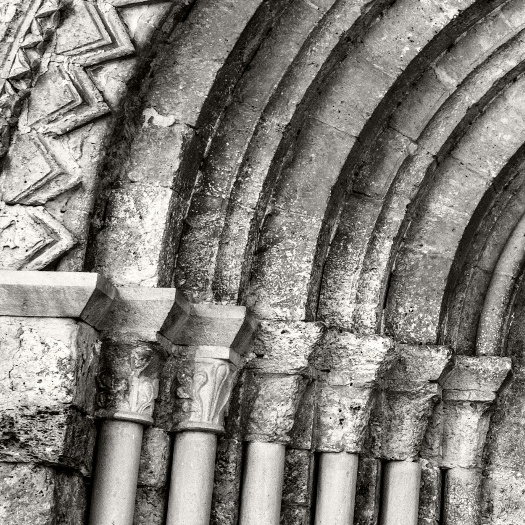
#> input picture samples/sample_images/im1.jpg, 525 x 525 px
$ python run_img2img_transform.py
#> lines starting #> are read from the running program, lines starting #| are printed output that depends on the picture; after the words box and inside, x2 and y2 are one past the last pixel; in counts of white or black regions, pixels touching at a corner belong together
### samples_img2img_tranformation/Abrikosov_Vortex_Flux_Pinning_and_Depinning/generate.py
import numpy as np
from scipy.ndimage import convolve

def transform(start_map, end_map, params=None, numsteps=10):
    """
    Abrikosov Vortex Flux Pinning and Depinning image transformation.

    Models the penetration of an external magnetic field (end_map) into a
    Type-II superconductor (start_map). A pinning landscape is derived from
    start_map depth (darkness) and roughness (local 3x3 std). Vortices enter
    preferentially at pinning sites, accumulate, and trigger local collapse
    cascades when the critical density is exceeded. Periodic boundaries are
    used throughout.

    Returns a list of length numsteps+1, where index 0 is start_map and
    index numsteps is end_map.
    """
    if params is None:
        params = {}

    # Physics parameters
    entry_scale        = float(params.get('entry_scale',        0.25))
    collapse_threshold = float(params.get('collapse_threshold', 0.55))
    cascade_threshold  = float(params.get('cascade_threshold',  0.32))
    vortex_rate        = float(params.get('vortex_rate',        0.35))
    applied_exponent   = float(params.get('applied_exponent',   2.0))
    roughness_weight   = float(params.get('roughness_weight',   1.0))
    noise_level        = float(params.get('noise_level',        0.03))
    cascade_iterations = int(  params.get('cascade_iterations', 2))
    global_critical    = float(params.get('global_critical',    0.88))

    A = start_map.astype(np.float32) / 255.0
    B = end_map.astype(np.float32)   / 255.0

    if A.shape != B.shape:
        raise ValueError("start_map and end_map must have identical shapes")

    # Ensure channel dimension exists
    if A.ndim == 2:
        A = A[..., np.newaxis]
        B = B[..., np.newaxis]

    h, w, ch = A.shape

    # --------------------------
    # Build pinning landscape U
    # --------------------------
    if ch > 1:
        Ag = A.mean(axis=2)
    else:
        Ag = A[..., 0]

    # Depth: dark regions interpreted as deeper crevices -> stronger pinning
    D = 1.0 - Ag

    # Roughness: local std in 3x3 neighborhood under periodic boundaries
    shifts = [(-1,-1), (-1,0), (-1,1),
              (0,-1),  (0,0),  (0,1),
              (1,-1),  (1,0),  (1,1)]
    sum_g  = np.zeros_like(Ag)
    sum_g2 = np.zeros_like(Ag)
    for dy, dx in shifts:
        rolled = np.roll(np.roll(Ag, dy, axis=0), dx, axis=1)
        sum_g  += rolled
        sum_g2 += rolled * rolled
    mean_g = sum_g / 9.0
    var_g  = np.maximum(sum_g2 / 9.0 - mean_g**2, 0.0)
    R = np.sqrt(var_g)

    # Combine and normalize to [0,1]
    U_raw = D + roughness_weight * R
    U = (U_raw - U_raw.min()) / (U_raw.max() - U_raw.min() + 1e-8)

    # State fields
    f = np.zeros((h, w), dtype=np.float32)   # vortex density / normal fraction
    c = np.zeros((h, w), dtype=bool)         # collapsed to normal state
    kernel_3x3 = np.ones((3,3), dtype=np.float32) / 9.0

    out_maps = []

    for step in range(numsteps + 1):
        t = step / numsteps if numsteps > 0 else 1.0
        h_field = np.power(t, applied_exponent)

        # Local entry barrier: strong pinning (high U) -> lower barrier
        h_th = entry_scale * (1.0 - U)

        # Normalized excess field [0,1]
        drive = np.maximum(0.0, h_field - h_th) / np.maximum(1.0 - h_th, 1e-8)
        drive = np.clip(drive, 0.0, 1.0)

        # Target vortex density: capacity higher at pinning sites, but all sites
        # saturate toward normal state as drive -> 1
        capacity = 0.2 + 0.8 * U
        f_eq = (1.0 - np.exp(-5.0 * drive)) * capacity

        # Above global critical field Hc2-like, even smooth regions surrender
        if h_field > global_critical:
            global_fill = (h_field - global_critical) / max(1.0 - global_critical, 1e-8)
            f_eq = np.maximum(f_eq, global_fill)

        f_eq = np.clip(f_eq, 0.0, 1.0)

        if noise_level > 0:
            noise = np.random.normal(0.0, noise_level, size=(h, w))
            f_eq = np.clip(f_eq + noise, 0.0, 1.0)

        # Vortex density evolves toward equilibrium in still-superconducting regions
        active = ~c
        f[active] = f[active] + vortex_rate * (f_eq[active] - f[active])
        f[c] = 1.0
        f = np.clip(f, 0.0, 1.0)

        # Depinning collapse: local density exceeds critical current threshold
        new_collapse = active & (f > collapse_threshold)
        if np.any(new_collapse):
            c[new_collapse] = True
            # Cascade outward: collapsed regions weaken neighbors and snap them
            c_float = c.astype(np.float32)
            for _ in range(cascade_iterations):
                neighbor_c = convolve(c_float, kernel_3x3, mode='wrap')
                cascade_mask = (~c) & (neighbor_c > cascade_threshold) & (f > 0.03)
                if not np.any(cascade_mask):
                    break
                c[cascade_mask] = True
                c_float = c.astype(np.float32)

        # Compose final mixed map
        if step == 0:
            alpha = np.zeros((h, w, 1), dtype=np.float32)
        elif step == numsteps:
            alpha = np.ones((h, w, 1), dtype=np.float32)
        else:
            alpha = f[..., np.newaxis]
            alpha[c, 0] = 1.0

        M = (1.0 - alpha) * A + alpha * B
        M = np.clip(M * 255.0, 0, 255).astype(np.uint8)
        out_maps.append(M)

    return out_maps

### run_img2img_transform.py
"""Run and test generated image-to-image transformation modules (or pbr to pbr trasformation, could work with any set of maps).

Generated transformation folders are expected to contain a ``generate.py`` file
with a ``transform(start_map, end_map, numsteps=...)`` function. This runner
loads that module, applies it to either RGB images or packed PBR texture maps,
and writes the resulting transformation sequence to disk for inspection.
"""

import numpy as np
import os
import cv2
import re

import json
from pathlib import Path
import random


# Common aliases used to identify PBR texture maps before standardizing names.
NORMAL_MAP_NAMES = [
    "normal",
    "normalmap",
    "normal_map",
    "normal-map",
    "norm",
    "normals",
    "Normal",
    "NormalMap",
    "Normal_Map",
    "NORMAL",
    "NORM"]

HEIGHT_MAP_NAMES = [
    "height",
    "heightmap",
    "height_map",
    "height-map",
    "displ",
    "displacement",
    "displacementmap",
    "displacement_map",
    "dispmap",
    "depth",
    "depthmap",
    "depth_map",
    "elevation",
    "bump",
    "bumpmap",
    "bump_map",
    "Height",
    "HeightMap",
    "HEIGHT",
    "Displacement",
    "Bump",
    "Depth"]

AO_MAP_NAMES = [
    "ao",
    "ambientocclusion",
    "ambient_occlusion",
    "ambient-occlusion",
    "occlusion",
    "occlusionmap",
    "occlusion_map",
    "ao_map",
    "aomap",
    "occ",
    "AO",
    "AmbientOcclusion",
    "Ambient_Occlusion",
    "Occlusion",
    "OCC",
    # Common suffixes
    "_ao",
    "_aomap",
    "_ao_map",
    "_ambientocclusion",
    "_ambient_occlusion",
    "_occlusion",
    "_occlusionmap",
    "_occlusion_map"]


BLENDER_PRINCIPLED_DEFAULTS = {
    "BaseColor":        (204, 204, 204),   # 0.8,0.8,0.8
    "Roughness":        128,               # 0.5
    "Metallic":         0,                 # 0.0
    "Transmission":     0,                 # 0.0
    "Emission":         (0, 0, 0),         # black
    "Normal":           (128, 128, 255),   # flat normal (implicit)
    "AmbientOcclusion": 255,               # no AO (not a Principled input)
    "Specular":         128,               # 0.5 (older Blender) / IOR Level 0.5 in newer Blender
 }
def remove_reductant_map(dc):
    """Remove maps that can be regenerated from a height/displacement map."""
    height=False
    for ky in dc:
        for nm in HEIGHT_MAP_NAMES:
            if nm.lower() in ky.lower():
                height = True
    #-------------------Remove reductran map-----------------------------
    new_maps={}
    for ky in dc:
        add=True
        if height:
            for nm in AO_MAP_NAMES+NORMAL_MAP_NAMES:
                if nm.lower() in ky.lower():
                    add = False
        if add:
            new_maps[ky]=dc[ky]
    return new_maps

def transform(import_path, start_map, end_map,numsteps=-1):
    """Import a generated transformation module and run its transform function."""
    import os, sys

    # Remove cached module so the new path is actually used
    if 'generate' in sys.modules:
        del sys.modules['generate']

    # Remove any previously inserted paths to avoid accumulation
    sys.path = [p for p in sys.path if p != os.path.abspath(import_path)]

    sys.path.insert(0, os.path.abspath(import_path))
    import generate
    if numsteps >0:
           list_trans = generate.transform(start_map, end_map,numsteps=numsteps)
    else:
        list_trans = generate.transform(start_map, end_map)
    return list_trans
###############################################################################

def load_pbr_dir(indir):
    """Load image files from a PBR directory into a name->image dictionary."""
    maps = {}
    if not os.path.isdir(indir):
         print(indir + " is not a directory.")
         exit(0)
    for fl in os.listdir(indir):
        if  os.path.splitext(fl)[1].lower() in {".jpg", ".jpeg", ".png", ".bmp", ".tif"}:
            maps[os.path.splitext(os.path.basename(fl))[0]] = cv2.imread(os.path.join(indir,fl))
    return maps
###################Normalize pbr#####################################################################################################################


def standardize_pbr_texture_dict(texture_dict):
    """
    Rename keys (paths/filenames) in a texture dictionary to standard PBR names.

    Args:
        texture_dict (dict):
            {
                "/path/to/wood_albedo.jpg": image,
                "/path/to/wood_roughness.exr": image,
                ...
            }

    Returns:
        dict:
            {
                "BaseColor": image,
                "Roughness": image,
                ...
            }

    Removes ``Normal`` if ``Height`` exists, because a normal map can be
    regenerated from height in downstream tooling.
    """

    texture_patterns = {
        "BaseColor": [
            "basecolor", "base_color", "albedo", "diffuse",
            "color", "colour", "col", "diff"
        ],

        "Roughness": [
            "roughness", "rough", "rgh"
        ],

        "Metallic": [
            "metallic", "metalness", "metal", "mtl"
        ],

        "Height": [
            "height", "displacement", "disp", "depth", "bump"
        ],

        "Transmission": [
            "transmission", "transparency", "opacity", "alpha"
        ],

        "Emission": [
            "emission", "emissive", "emit", "glow"
        ],

        "Normal": [
            "normal", "normalmap", "norm", "nrm", "nor"
        ],

        "AmbientOcclusion": [
            "ambientocclusion", "ambient_occlusion",
            "ao", "occlusion"
        ],

        "Specular": [
            "specular", "spec", "reflection", "refl"
        ]
    }

    out = {}
    has_height = False

    for filepath, image in texture_dict.items():
        filename = os.path.basename(filepath).lower()
        matched = False

        for canonical_name, aliases in texture_patterns.items():
            for alias in aliases:
                if re.search(
                    rf'(^|[_\-\s]){re.escape(alias)}([_\-\s.]|$)',
                    filename
                ):
                    out[canonical_name] = image
                    matched = True

                    if canonical_name == "Height":
                        has_height = True

                    break

            if matched:
                break

        # Keep unknown maps unchanged
        if not matched:
            out[os.path.basename(filepath)] = image

    # Remove normal map if height exists
    if has_height:
        out.pop("Normal", None)
    # Keep only known PBR channels after canonicalization.
    ky_to_del = []
    for ky in out.keys():
        if ky not in list(texture_patterns.keys()):
            ky_to_del.append(ky)
    for ky in ky_to_del:
        out.pop(ky, None)
    return out


# [128 lines left out: functions sync_pbrs, dict_to_multichannel, multichannel_to_dict, not called in this run]
###########################################################################################################################
def run_transformation_on_pbrs(transformation_dir,pbr1,pbr2,outdir,numsteps=-1):
    """Run one generated image-to-image transform on two PBR material folders."""
    if not os.path.exists(outdir): os.makedirs(outdir)
    pbr1 = load_pbr_dir(pbr1)
    pbr1 = remove_reductant_map(pbr1)
    pbr1 = standardize_pbr_texture_dict(pbr1)

    pbr2 = load_pbr_dir(pbr2)
    pbr2 = remove_reductant_map(pbr2)
    pbr2 = standardize_pbr_texture_dict(pbr2)

    pbr1, pbr2 = sync_pbrs(pbr1, pbr2)
    stacked1, mapping = dict_to_multichannel(pbr1)
    stacked2, mapping = dict_to_multichannel(pbr2, mapping)
    list_trans = transform(transformation_dir, stacked1, stacked2,numsteps)

    for ky, pbr_map in pbr1.items():
        path = os.path.join(outdir, ky)
        if not os.path.exists(path): os.makedirs(path)
        cv2.imwrite(os.path.join(path, "start.jpg"), pbr1[ky])
        cv2.imwrite(os.path.join(path, "end.jpg"), pbr2[ky])

    for i in range(len(list_trans)):
        pbrt = multichannel_to_dict(list_trans[i], mapping)

        for ky in pbr1.keys():
            path = os.path.join(outdir, ky)
            cv2.imwrite(os.path.join(path, str(i) + ".jpg"), pbrt[ky])
####################################################################################################################################
def run_transformation_image(rgb1,rgb2,outdir,transformation_dir,numsteps=-1):
    """Run one generated image-to-image transform on two RGB image files transforming one to the other."""
#> called with rgb1 = 'samples/sample_images/im1.jpg', rgb2 = 'samples/sample_images/im2.jpg', outdir = 'output_image2image_transformation/', numsteps = 12
    if not os.path.exists(outdir): os.makedirs(outdir)
    im1 = cv2.imread(rgb1)
#> im1 is the input picture: shape (525, 525, 3); mean B, G, R 122.8, 127.7, 130.7
    im2 = cv2.imread(rgb2)
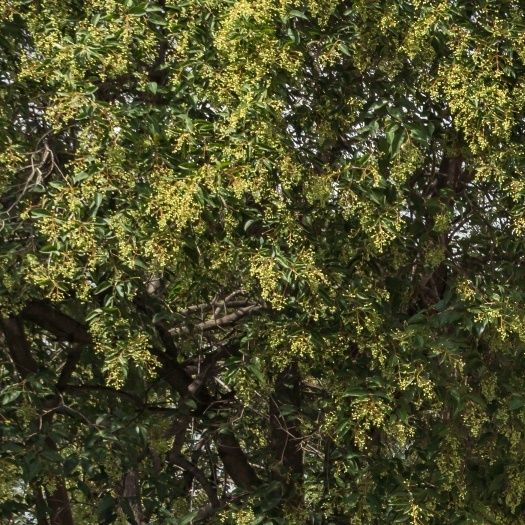
#> input picture samples/sample_images/im2.jpg, 525 x 525 px
#> im2 is the input picture: shape (525, 525, 3); mean B, G, R 40.4, 74.4, 73.9
    if im1 is None:
        raise FileNotFoundError(f"Could not read start image: {rgb1}")
    if im2 is None:
        raise FileNotFoundError(f"Could not read end image: {rgb2}")
    im2 = cv2.resize(im2, [im1.shape[1], im1.shape[0]])
    list_trans = transform(transformation_dir, im1, im2,numsteps)
#> after the loop in transform, `for dy, dx in shifts:`:
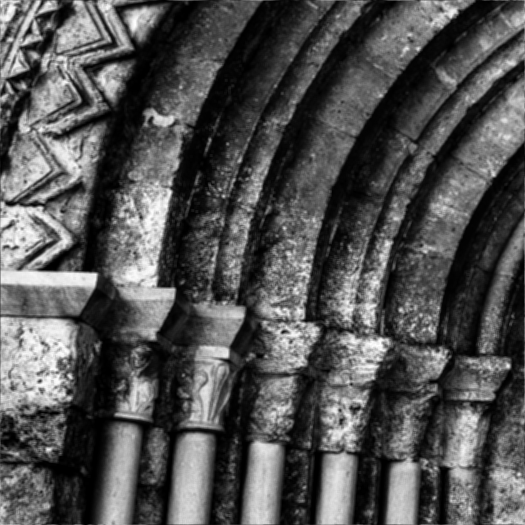
#> sum_g2: shape (525, 525) float32; min 0.000111, max 8.75, mean 2.84; drawn with min black and max white
#> the loop in transform, `for step in range(numsteps + 1):` made 13 passes
#> pass 1, in transform, `capacity = 0.2 + 0.8 * U`:
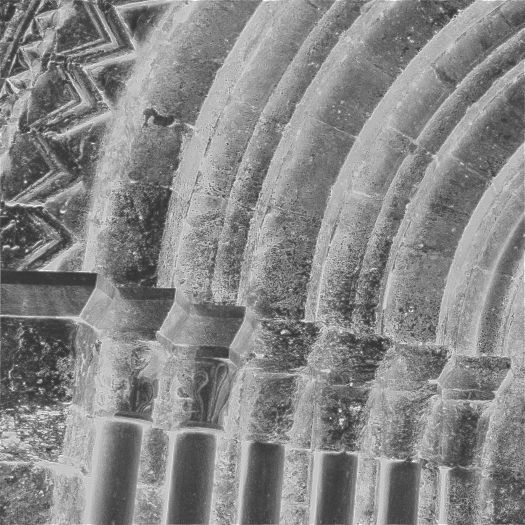
#> capacity: shape (525, 525) float32; min 0.2, max 1, mean 0.534
#> pass 1, in transform, `f_eq = np.clip(f_eq + noise, 0.0, 1.0)`:
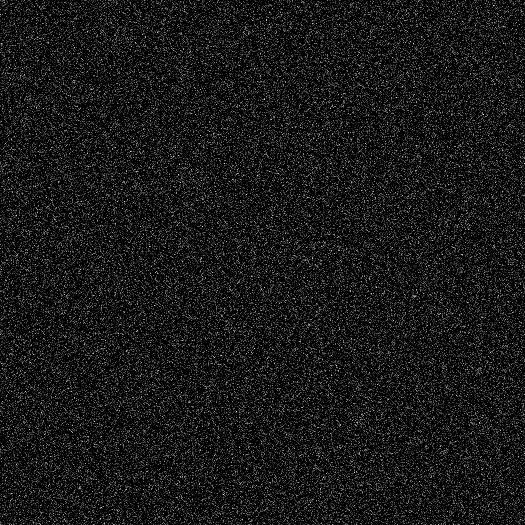
#> f_eq: shape (525, 525) float64; min 0, max 0.129, mean 0.012; drawn with min black and max white
#> after the loop in transform, `for step in range(numsteps + 1):`: alpha: shape (525, 525, 1) float32; every value is 1
#> after the loop in transform, `for step in range(numsteps + 1):`:
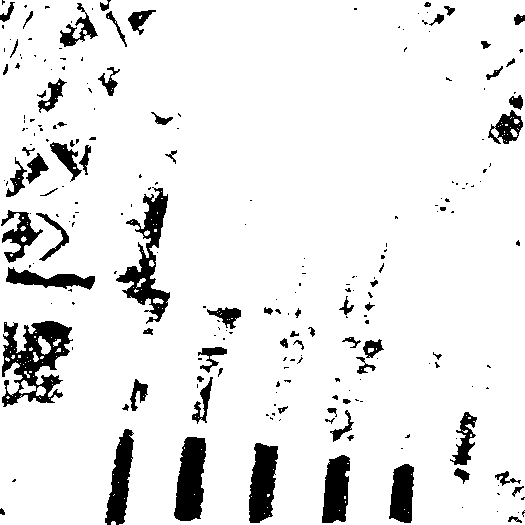
#> c: shape (525, 525) bool; 91.2% white; 231 black regions (157 under 20 px), largest, box (x1, y1, x2, y2) and area: (2, 321, 73, 407) 3052, (116, 187, 170, 324) 2421, (174, 437, 206, 521) 2005
#> after the loop in transform, `for step in range(numsteps + 1):`:
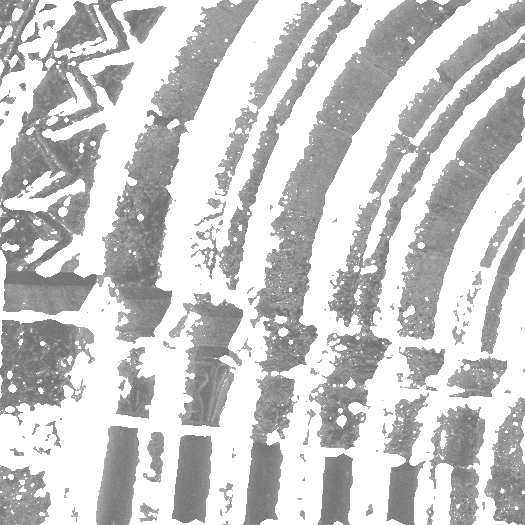
#> f: shape (525, 525) float32; min 0.418, max 1, mean 0.788
#> after the loop in transform, `for step in range(numsteps + 1):`: out_maps = 13 items
#> list_trans = 13 items

    cv2.imwrite(os.path.join(outdir, "start.jpg"), im1)
    cv2.imwrite(os.path.join(outdir, "end.jpg"), im2)

    for i in range(len(list_trans)):
        cv2.imwrite(os.path.join(outdir, str(i) + ".jpg"), list_trans[i])
#> this loop made 13 passes
#############################################################################################################################################
# [156 lines left out: functions run_test, fix_trans_dir, get_PBRS_list_emergent_texture, get_PBRS_list_vastexture, run_all_transformation_PBRS, run_all_transformation_images, not called in this run]


###########################################################################################################################
if __name__  == "__main__":
    #-----------Run single image to image transformation-----------------------------------------------
    transformation_dir = "samples_img2img_tranformation/Aeolian_Landform_Sculpting__Wind_Deflation_and_Loess_Mantling"
    rgb1 = "samples/sample_images/im1.jpg"
    rgb2 = "samples/sample_images/im2.jpg"
    outdir = "output_image2image_transformation/"
    run_transformation_image(rgb1, rgb2, outdir, transformation_dir,numsteps=12)
    #--------------Run PBR to PBR transformation----------------------------------------------------
    pbr_path1 =  "samples/sample_pbrs/pbr1"
    pbr_path2 =  "samples/sample_pbrs/pbr2"
    trans_dir = "samples_img2img_tranformation/Biofilm_Quorum_Sensing_Colonization_and_Dispersal_Morph"
    outdir = "output_pbr2pbr_transformation/"
    run_transformation_on_pbrs(trans_dir, pbr_path1, pbr_path2, outdir,numsteps=12)
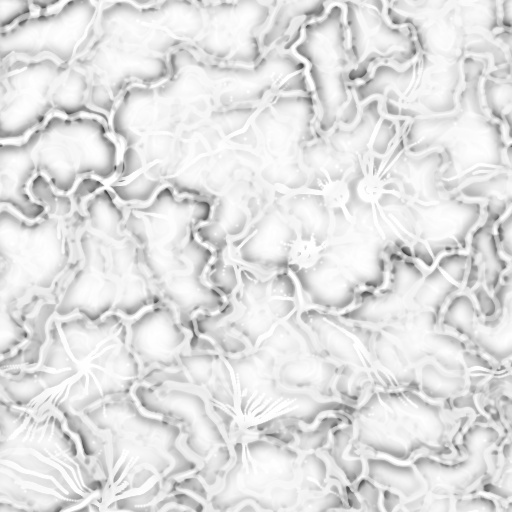
#> input picture samples/sample_pbrs/pbr1/AmbientOcclusion.jpg, 512 x 512 px
#> in run_transformation_on_pbrs, `pbr1 = load_pbr_dir(pbr1)`: pbr1 = 1 item
#> the loop in remove_reductant_map, `for ky in dc:` made 1 pass
#> ky on pass 1: 'AmbientOcclusion'
#> the loop in remove_reductant_map, `for ky in dc:` made 1 pass
#> the loop in standardize_pbr_texture_dict, `for filepath, image in texture_dict.items():` made 1 pass
#> the loop in standardize_pbr_texture_dict, `for ky in out.keys():` made 1 pass
#> after the loop in standardize_pbr_texture_dict, `for ky in out.keys():`: ky_to_del = []
#> (the program exits here)
